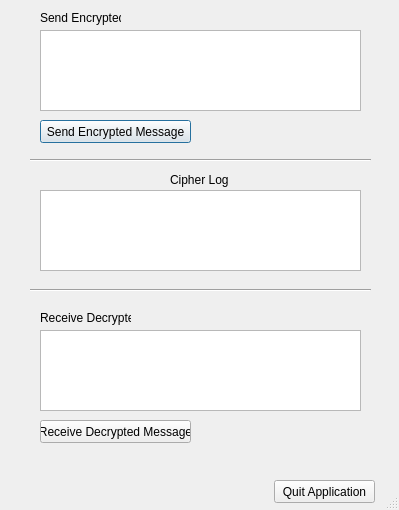
<?xml version="1.0" encoding="UTF-8"?>
<ui version="4.0">
 <author>Jonathan</author>
 <class>Dialog</class>
 <widget class="QDialog" name="Dialog">
  <property name="geometry">
   <rect>    <x>0</x>
    <y>0</y>    <width>399</width>
    <height>510</height>
   </rect>  </property>
  <property name="contextMenuPolicy">
   <enum>Qt::ActionsContextMenu</enum>
  </property>
  <property name="acceptDrops">
   <bool>false</bool>
  </property>
  <property name="windowTitle">
   <string>Encrypted Chat </string>
  </property>
  <property name="sizeGripEnabled">
   <bool>true</bool>
  </property>
  <property name="modal">
   <bool>false</bool>
  </property>
  <widget class="QPushButton" name="pushButtonSendEncryptedMessage">
   <property name="geometry">
    <rect>
     <x>40</x>
     <y>120</y>
     <width>151</width>
     <height>23</height>
    </rect>
   </property>
   <property name="text">
    <string>Send Encrypted Message</string>
   </property>
  </widget>
  <widget class="QPushButton" name="pushButtonReceiveDecryptedMessage">
   <property name="geometry">
    <rect>
     <x>40</x>
     <y>420</y>
     <width>151</width>
     <height>23</height>
    </rect>
   </property>
   <property name="text">
    <string>Receive Decrypted Message</string>
   </property>
  </widget>
  <widget class="Line" name="line">
   <property name="geometry">
    <rect>
     <x>30</x>
     <y>150</y>
     <width>341</width>
     <height>20</height>
    </rect>
   </property>
   <property name="orientation">
    <enum>Qt::Horizontal</enum>
   </property>
  </widget>
  <widget class="QTextEdit" name="textEditEncryptedCommunicationHistory">
   <property name="geometry">
    <rect>
     <x>40</x>
     <y>190</y>
     <width>321</width>
     <height>81</height>
    </rect>
   </property>
  </widget>
  <widget class="Line" name="line_2">
   <property name="geometry">
    <rect>
     <x>30</x>
     <y>280</y>
     <width>341</width>
     <height>20</height>
    </rect>
   </property>
   <property name="orientation">
    <enum>Qt::Horizontal</enum>
   </property>
  </widget>
  <widget class="QLabel" name="labelCipherTextLog">
   <property name="geometry">
    <rect>
     <x>170</x>
     <y>170</y>
     <width>91</width>
     <height>20</height>
    </rect>
   </property>
   <property name="text">
    <string>Cipher Log</string>
   </property>
  </widget>
  <widget class="QTextEdit" name="textEditSendEncryptedMessage">
   <property name="geometry">
    <rect>
     <x>40</x>
     <y>30</y>
     <width>321</width>
     <height>81</height>
    </rect>
   </property>
  </widget>
  <widget class="QTextEdit" name="textEditReceiveDecryptedMessage">
   <property name="geometry">
    <rect>
     <x>40</x>
     <y>330</y>
     <width>321</width>
     <height>81</height>
    </rect>
   </property>
  </widget>
  <widget class="QLabel" name="labelSendEncrypted">
   <property name="geometry">
    <rect>
     <x>40</x>
     <y>10</y>
     <width>81</width>
     <height>16</height>
    </rect>
   </property>
   <property name="text">
    <string>Send Encrypted</string>
   </property>
  </widget>
  <widget class="QLabel" name="labelReceiveDecrypted">
   <property name="geometry">
    <rect>
     <x>40</x>
     <y>310</y>
     <width>91</width>
     <height>16</height>
    </rect>
   </property>
   <property name="text">
    <string>Receive Decrypted</string>
   </property>
  </widget>
  <widget class="QPushButton" name="pushButtonQuitApplication">
   <property name="geometry">
    <rect>
     <x>274</x>
     <y>480</y>
     <width>101</width>
     <height>23</height>
    </rect>
   </property>
   <property name="text">
    <string>Quit Application</string>
   </property>
  </widget>
 </widget>
 <includes>
  <include location="local">Home</include>
 </includes>
 <resources/>
 <connections/>
 <designerdata>
  <property name="gridDeltaX">
   <number>10</number>
  </property>
  <property name="gridDeltaY">
   <number>10</number>
  </property>
  <property name="gridSnapX">
   <bool>true</bool>
  </property>
  <property name="gridSnapY">
   <bool>true</bool>
  </property>  <property name="gridVisible">
   <bool>true</bool>  </property>
 </designerdata>
</ui>
